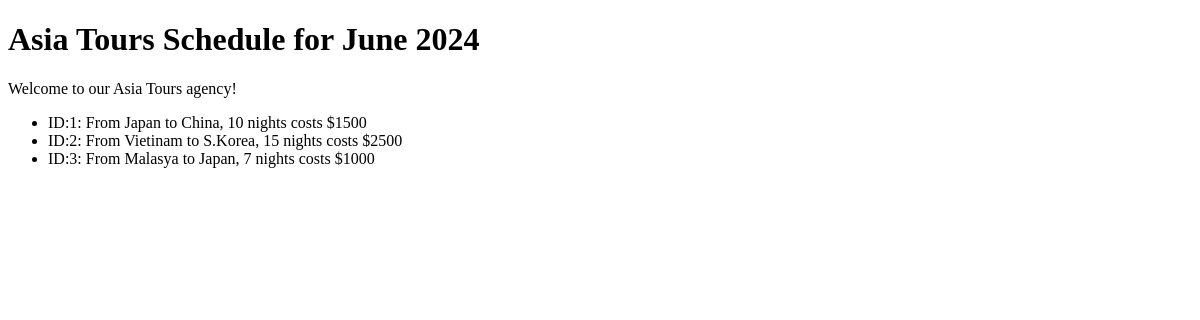
Before: / with the older database file.
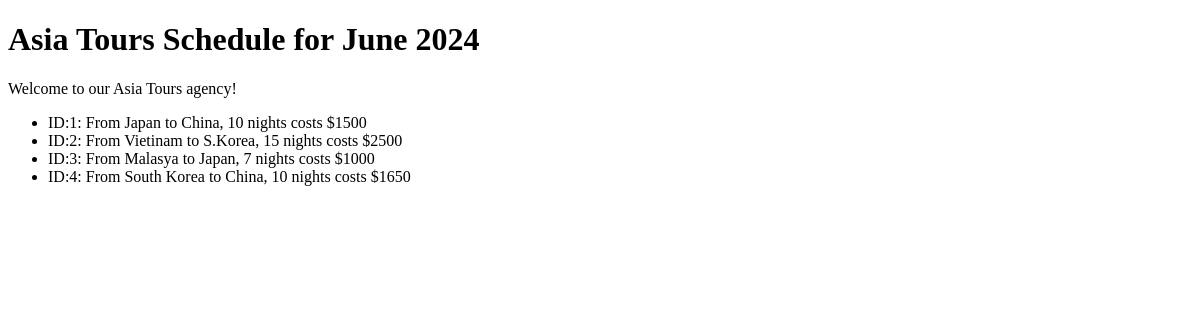
After: the same page with the newer database file.
### asiatouragency/models.py (models this page shows)
class Tour(models.Model):
    origin_country = models.CharField(max_length=64)
    destination = models.CharField(max_length=64)
    number_of_nights = models.IntegerField()
    price = models.IntegerField()
    def __str__(self):
        return (f"ID:{self.id}: From {self.origin_country} to {self.destination}, {self.number_of_nights} nights costs ${self.price}")

### asiatouragency/views.py (the view)
# urls.py: path('', views.index)
def index(request):
    tours = Tour.objects.all()
    context = {'tours': tours}
    return render(request, 'tours/index.html', context)

### asiatouragency/templates/tours/index.html (shortened to what this page needs)
<!DOCTYPE html>
<html lang="en">
<head>
</head>
<body>
    <h1>Asia Tours Schedule for June 2024</h1>
    <p>Welcome to our Asia Tours agency!</p>
    <ul>
        {% for tour in tours %}
            <li>{{ tour }}</li>
        {% endfor %}
    </ul>
</body>
</html>

Changed rows visible on the page:
added Tour: id+origin_country+destination "ID:4: From South Korea to China, 10 nights costs $1650"
